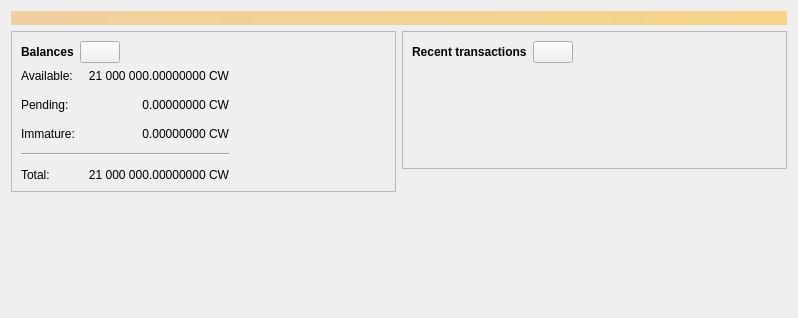
<?xml version="1.0" encoding="UTF-8"?>
<ui version="4.0">
 <class>OverviewPage</class>
 <widget class="QWidget" name="OverviewPage">
  <property name="geometry">
   <rect>
    <x>0</x>
    <y>0</y>
    <width>798</width>
    <height>318</height>
   </rect>
  </property>
  <property name="windowTitle">
   <string>Form</string>
  </property>
  <layout class="QVBoxLayout" name="topLayout">
   <item>
    <widget class="QLabel" name="labelAlerts">
     <property name="visible">
      <bool>false</bool>
     </property>
     <property name="styleSheet">
      <string notr="true">QLabel { background-color: qlineargradient(x1: 0, y1: 0, x2: 1, y2: 0, stop:0 #F0D0A0, stop:1 #F8D488); color:#000000; }</string>
     </property>
     <property name="wordWrap">
      <bool>true</bool>
     </property>
     <property name="margin">
      <number>3</number>
     </property>
     <property name="textInteractionFlags">
      <set>Qt::TextSelectableByMouse</set>
     </property>
    </widget>
   </item>
   <item>
    <layout class="QHBoxLayout" name="horizontalLayout" stretch="1,1">
     <item>
      <layout class="QVBoxLayout" name="verticalLayout_2">
       <item>
        <widget class="QFrame" name="frame">
         <property name="frameShape">
          <enum>QFrame::StyledPanel</enum>
         </property>
         <property name="frameShadow">
          <enum>QFrame::Raised</enum>
         </property>
         <layout class="QVBoxLayout" name="verticalLayout_4">
          <item>
           <layout class="QHBoxLayout" name="horizontalLayout_4">
            <item>
             <widget class="QLabel" name="label_5">
              <property name="font">
               <font>
                <weight>75</weight>
                <bold>true</bold>
               </font>
              </property>
              <property name="text">
               <string>Balances</string>
              </property>
             </widget>
            </item>
            <item>
             <widget class="QPushButton" name="labelWalletStatus">
              <property name="enabled">
               <bool>true</bool>
              </property>
              <property name="maximumSize">
               <size>
                <width>45</width>
                <height>16777215</height>
               </size>
              </property>
              <property name="toolTip">
               <string>The displayed information may be out of date. Your wallet automatically synchronizes with the COINWOW network after a connection is established, but this process has not completed yet.</string>
              </property>
              <property name="text">
               <string/>
              </property>
              <property name="icon">
               <iconset resource="../coinwow.qrc">
                <normaloff>:/icons/warning</normaloff>
                <disabledoff>:/icons/warning</disabledoff>:/icons/warning</iconset>
              </property>
              <property name="iconSize">
               <size>
                <width>24</width>
                <height>24</height>
               </size>
              </property>
             </widget>
            </item>
            <item>
             <spacer name="horizontalSpacer_3">
              <property name="orientation">
               <enum>Qt::Horizontal</enum>
              </property>
              <property name="sizeHint" stdset="0">
               <size>
                <width>40</width>
                <height>20</height>
               </size>
              </property>
             </spacer>
            </item>
           </layout>
          </item>
          <item>
           <layout class="QGridLayout" name="gridLayout">
            <property name="spacing">
             <number>12</number>
            </property>
            <item row="1" column="1">
             <widget class="QLabel" name="labelUnconfirmed">
              <property name="cursor">
               <cursorShape>IBeamCursor</cursorShape>
              </property>
              <property name="toolTip">
               <string>Total of transactions that have yet to be confirmed, and do not yet count toward the spendable balance</string>
              </property>
              <property name="text">
               <string notr="true">0.00000000 CW</string>
              </property>
              <property name="alignment">
               <set>Qt::AlignRight|Qt::AlignTrailing|Qt::AlignVCenter</set>
              </property>
              <property name="textInteractionFlags">
               <set>Qt::LinksAccessibleByMouse|Qt::TextSelectableByKeyboard|Qt::TextSelectableByMouse</set>
              </property>
             </widget>
            </item>
            <item row="3" column="0" colspan="2">
             <widget class="Line" name="line">
              <property name="orientation">
               <enum>Qt::Horizontal</enum>
              </property>
             </widget>
            </item>
            <item row="4" column="0">
             <widget class="QLabel" name="labelTotalText">
              <property name="text">
               <string>Total:</string>
              </property>
             </widget>
            </item>
            <item row="2" column="1">
             <widget class="QLabel" name="labelImmature">
              <property name="cursor">
               <cursorShape>IBeamCursor</cursorShape>
              </property>
              <property name="toolTip">
               <string>Mined balance that has not yet matured</string>
              </property>
              <property name="text">
               <string notr="true">0.00000000 CW</string>
              </property>
              <property name="alignment">
               <set>Qt::AlignRight|Qt::AlignTrailing|Qt::AlignVCenter</set>
              </property>
              <property name="textInteractionFlags">
               <set>Qt::LinksAccessibleByMouse|Qt::TextSelectableByKeyboard|Qt::TextSelectableByMouse</set>
              </property>
             </widget>
            </item>
            <item row="1" column="2">
             <spacer name="horizontalSpacer_2">
              <property name="orientation">
               <enum>Qt::Horizontal</enum>
              </property>
              <property name="sizeHint" stdset="0">
               <size>
                <width>40</width>
                <height>20</height>
               </size>
              </property>
             </spacer>
            </item>
            <item row="2" column="0">
             <widget class="QLabel" name="labelImmatureText">
              <property name="text">
               <string>Immature:</string>
              </property>
             </widget>
            </item>
            <item row="4" column="1">
             <widget class="QLabel" name="labelTotal">
              <property name="cursor">
               <cursorShape>IBeamCursor</cursorShape>
              </property>
              <property name="toolTip">
               <string>Your current total balance</string>
              </property>
              <property name="text">
               <string notr="true">21 000 000.00000000 CW</string>
              </property>
              <property name="alignment">
               <set>Qt::AlignRight|Qt::AlignTrailing|Qt::AlignVCenter</set>
              </property>
              <property name="textInteractionFlags">
               <set>Qt::LinksAccessibleByMouse|Qt::TextSelectableByKeyboard|Qt::TextSelectableByMouse</set>
              </property>
             </widget>
            </item>
            <item row="0" column="0">
             <widget class="QLabel" name="labelBalanceText">
              <property name="text">
               <string>Available:</string>
              </property>
             </widget>
            </item>
            <item row="0" column="1">
             <widget class="QLabel" name="labelBalance">
              <property name="cursor">
               <cursorShape>IBeamCursor</cursorShape>
              </property>
              <property name="toolTip">
               <string>Your current spendable balance</string>
              </property>
              <property name="text">
               <string notr="true">21 000 000.00000000 CW</string>
              </property>
              <property name="alignment">
               <set>Qt::AlignRight|Qt::AlignTrailing|Qt::AlignVCenter</set>
              </property>
              <property name="textInteractionFlags">
               <set>Qt::LinksAccessibleByMouse|Qt::TextSelectableByKeyboard|Qt::TextSelectableByMouse</set>
              </property>
             </widget>
            </item>
            <item row="1" column="0">
             <widget class="QLabel" name="labelPendingText">
              <property name="text">
               <string>Pending:</string>
              </property>
             </widget>
            </item>
           </layout>
          </item>
         </layout>
        </widget>
       </item>
       <item>
        <spacer name="verticalSpacer">
         <property name="orientation">
          <enum>Qt::Vertical</enum>
         </property>
         <property name="sizeHint" stdset="0">
          <size>
           <width>20</width>
           <height>40</height>
          </size>
         </property>
        </spacer>
       </item>
      </layout>
     </item>
     <item>
      <layout class="QVBoxLayout" name="verticalLayout_3">
       <item>
        <widget class="QFrame" name="frame_2">
         <property name="frameShape">
          <enum>QFrame::StyledPanel</enum>
         </property>
         <property name="frameShadow">
          <enum>QFrame::Raised</enum>
         </property>
         <layout class="QVBoxLayout" name="verticalLayout">
          <item>
           <layout class="QHBoxLayout" name="horizontalLayout_2">
            <item>
             <widget class="QLabel" name="label_4">
              <property name="font">
               <font>
                <weight>75</weight>
                <bold>true</bold>
               </font>
              </property>
              <property name="text">
               <string>Recent transactions</string>
              </property>
             </widget>
            </item>
            <item>
             <widget class="QPushButton" name="labelTransactionsStatus">
              <property name="enabled">
               <bool>true</bool>
              </property>
              <property name="maximumSize">
               <size>
                <width>45</width>
                <height>16777215</height>
               </size>
              </property>
              <property name="toolTip">
               <string>The displayed information may be out of date. Your wallet automatically synchronizes with the COINWOW network after a connection is established, but this process has not completed yet.</string>
              </property>
              <property name="text">
               <string/>
              </property>
              <property name="icon">
               <iconset resource="../coinwow.qrc">
                <normaloff>:/icons/warning</normaloff>
                <disabledoff>:/icons/warning</disabledoff>:/icons/warning</iconset>
              </property>
              <property name="iconSize">
               <size>
                <width>24</width>
                <height>24</height>
               </size>
              </property>
             </widget>
            </item>
            <item>
             <spacer name="horizontalSpacer">
              <property name="orientation">
               <enum>Qt::Horizontal</enum>
              </property>
              <property name="sizeHint" stdset="0">
               <size>
                <width>40</width>
                <height>20</height>
               </size>
              </property>
             </spacer>
            </item>
           </layout>
          </item>
          <item>
           <widget class="TransactionOverviewWidget" name="listTransactions">
            <property name="styleSheet">
             <string notr="true">QListView { background: transparent; }</string>
            </property>
            <property name="frameShape">
             <enum>QFrame::NoFrame</enum>
            </property>
            <property name="verticalScrollBarPolicy">
             <enum>Qt::ScrollBarAlwaysOff</enum>
            </property>
            <property name="horizontalScrollBarPolicy">
             <enum>Qt::ScrollBarAlwaysOff</enum>
            </property>
            <property name="sizeAdjustPolicy">
             <enum>QAbstractScrollArea::AdjustToContents</enum>
            </property>
            <property name="selectionMode">
             <enum>QAbstractItemView::NoSelection</enum>
            </property>
            <property name="uniformItemSizes">
             <bool>true</bool>
            </property>
           </widget>
          </item>
         </layout>
        </widget>
       </item>
       <item>
        <spacer name="verticalSpacer_2">
         <property name="orientation">
          <enum>Qt::Vertical</enum>
         </property>
         <property name="sizeHint" stdset="0">
          <size>
           <width>20</width>
           <height>40</height>
          </size>
         </property>
        </spacer>
       </item>
      </layout>
     </item>
    </layout>
   </item>
  </layout>
 </widget>
 <customwidgets>
  <customwidget>
   <class>TransactionOverviewWidget</class>
   <extends>QListView</extends>
   <header>qt/transactionoverviewwidget.h</header>
  </customwidget>
 </customwidgets>
 <resources/>
 <connections/>
</ui>
